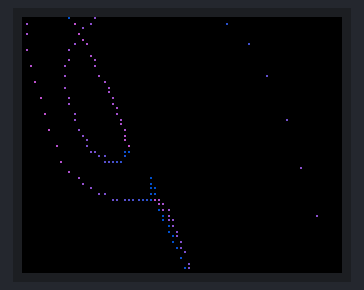
Bench run of a sketch on a simulated ESP8266 (NodeMCU). Shown: 160×128 colour display.

Above: at 0.74 s.
At 5.23 s:
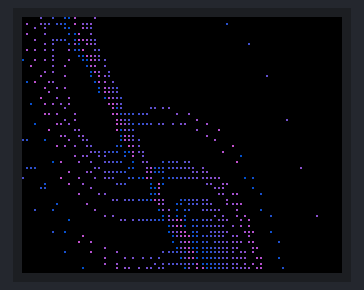
At 10.04 s:
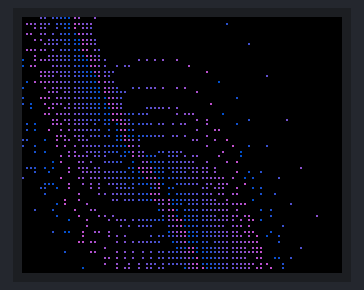
At 19.99 s:
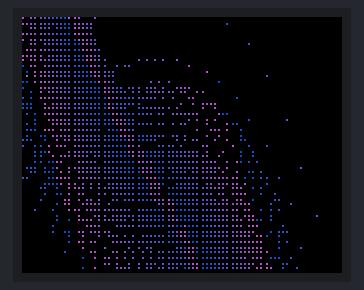
At 29.11 s:
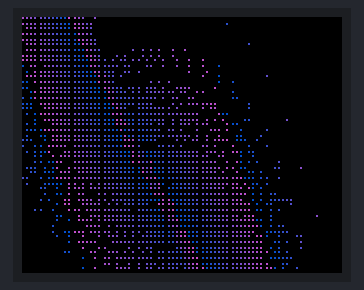
At 39.08 s:
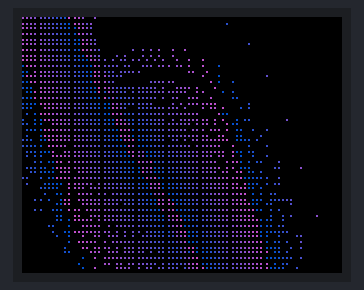

The sketch:

sketch_dec13a.ino
```cpp
#include <Adafruit_GFX.h>    // Core graphics library
#include <Adafruit_ST7735.h> // Hardware-specific library for ST7735
#include <Adafruit_ST7789.h> // Hardware-specific library for ST7789
#include <SPI.h>

#if defined(ARDUINO_FEATHER_ESP32) // Feather Huzzah32
  #define TFT_CS         14
  #define TFT_RST        15
  #define TFT_DC         32

#elif defined(ESP8266)
// Definiciones de los pines para la pantalla
  #define TFT_CS    D2      // Pin CS de la pantalla (Chip Select)
  #define TFT_RST   D4      // Pin RESET de la pantalla (Reset)
  #define TFT_DC    D1      // Pin DC (Data/Command)
  //#define MOSI      D7      // Pin MOSI para SPI (también puede ser etiquetado como SDA en la pantalla)
 // #define SCK       D5      // Pin SCK para SPI

#else
  // For the breakout board, you can use any 2 or 3 pins.
  // These pins will also work for the 1.8" TFT shield.
  #define TFT_CS        10
  #define TFT_RST        9 // Or set to -1 and connect to Arduino RESET pin
  #define TFT_DC         8
#endif

// OPTION 1 (recommended) is to use the HARDWARE SPI pins, which are unique
// to each board and not reassignable. For Arduino Uno: MOSI = pin 11 and
// SCLK = pin 13. This is the fastest mode of operation and is required if
// using the breakout board's microSD card.

// For 1.44" and 1.8" TFT with ST7735 use:
Adafruit_ST7735 tft = Adafruit_ST7735(TFT_CS, TFT_DC, TFT_RST);


// Resolución del display
#define TFT_WIDTH  128
#define TFT_HEIGHT 160

// Variables para las ecuaciones de Lorenz
float x = 0.1, y = 0, z = 0; // Condiciones iniciales
float dt = 0.01;             // Paso de tiempo
float sigma = 10.0, rho = 28.0, beta = 8.0 / 3.0; // Parámetros

void setup() {
  // Inicialización del display
  tft.initR(INITR_BLACKTAB); // Inicialización del ST7735
  tft.setRotation(1);        // Orientación horizontal
  tft.fillScreen(ST77XX_BLACK); // Limpia la pantalla
}

void loop() {
  // Calcula el siguiente paso de las ecuaciones de Lorenz
  float dx = sigma * (y - x) * dt;
  float dy = (x * (rho - z) - y) * dt;
  float dz = (x * y - beta * z) * dt;

  x += dx;
  y += dy;
  z += dz;

  // Mapear los valores al tamaño de la pantalla
  int xPixel = map(x * 2, -30, 30, 0, TFT_WIDTH);
  int yPixel = map(y * 2, -30, 30, 0, TFT_HEIGHT);

  // Dibuja el punto en la pantalla
  uint16_t color = tft.color565((int)(z * 10) % 200, 80, 200); // Color dinámico según z
  tft.drawPixel(xPixel, yPixel, color);

  delay(2); // Pequeño retraso para suavizar el efecto
}
```
